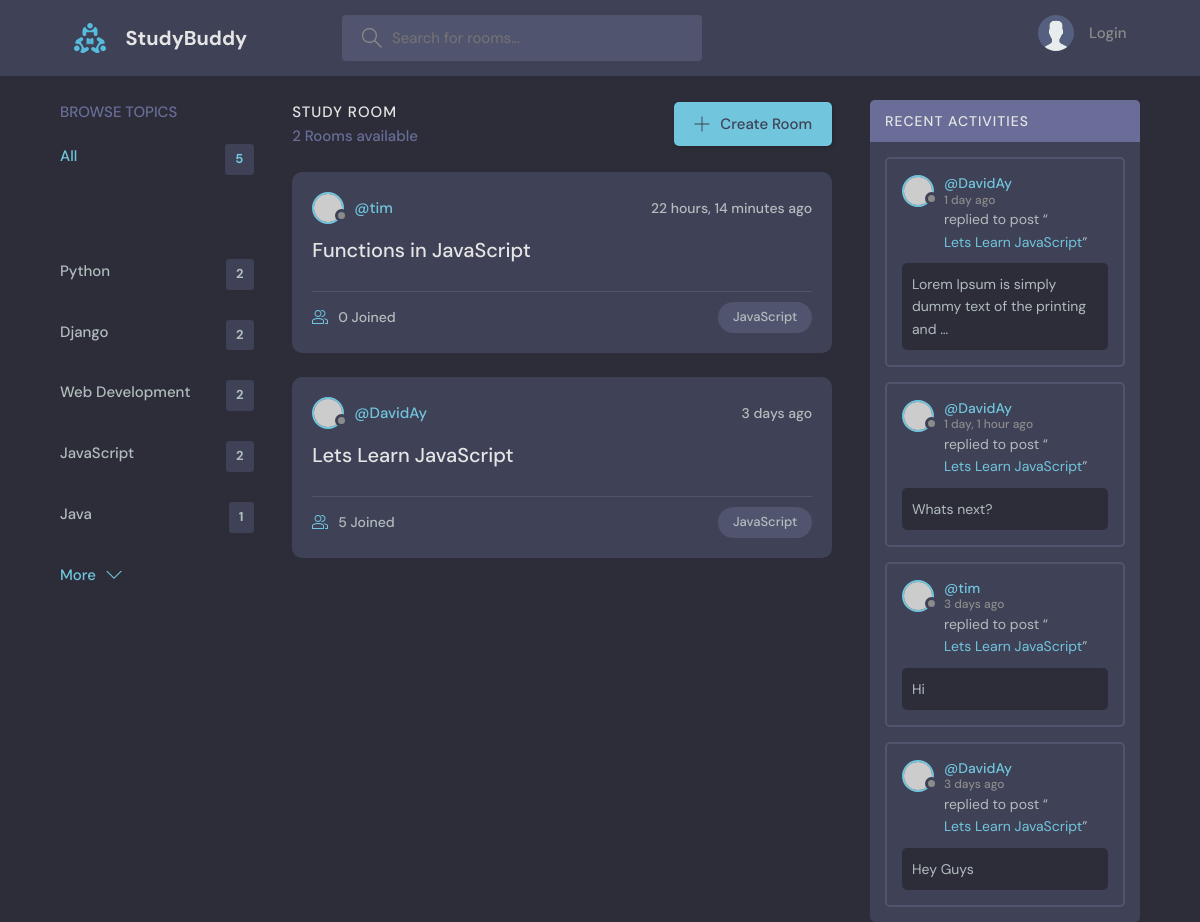
Screenshot of /?q=JavaScript with the database file from the repository.
### base/models.py (models this page shows, shortened)
class Topic(models.Model):
    name = models.CharField(max_length=200)

class Room(models.Model):
    host = models.ForeignKey(User, on_delete=models.SET_NULL, null=True)
    topic = models.ForeignKey(Topic, on_delete=models.SET_NULL, null=True)
    name = models.CharField(max_length=200)
    description = models.TextField(null=True, blank=True)
    participants = models.ManyToManyField(User, related_name='participants', blank=True)
    updated = models.DateTimeField(auto_now=True)
    created=models.DateTimeField(auto_now_add=True)
    class Meta:
        ordering = ['-created', '-updated']
    def __str__(self):
        return self.name

class Message(models.Model):
    user  =  models.ForeignKey(User, on_delete=models.CASCADE)
    room = models.ForeignKey(Room, on_delete=models.CASCADE)
    body = models.TextField()
    updated = models.DateTimeField(auto_now=True)
    created=models.DateTimeField(auto_now_add=True)
    class Meta:
            ordering = ['-created', '-updated']

### base/views.py (the view)
# urls.py: path('', views.home, name='home'),
def home(request):
    q =  request.GET.get('q') if request.GET.get('q') != None else ''
    rooms  = Room.objects.filter(
        Q(topic__name__icontains=q) |
        Q(name__icontains=q) |
        Q(description__icontains=q)
        )
    topics  = Topic.objects.all()[0:5]
    room_count = rooms.count()
    room_messages = Message.objects.filter(Q(room__topic__name__icontains=q))
    context = {'rooms': rooms, 'topics': topics, 'room_count':room_count, 'room_messages':room_messages}
    return render(request, 'base/home.html', context)

### base/templates/base/home.html (shortened to what this page needs)
{% extends 'main.html' %}
{% block content %}
    <main class="layout layout--3">
      <div class="container">
         {% include 'base/topics_component.html' %}
        <div class="roomList">
          <div class="roomList__header">
            <div>
              <h2>Study Room</h2>
              <p>{{room_count}} Rooms available</p>
            </div>
            <a class="btn btn--main" href="{% url 'create-room' %}">
              <svg version="1.1" xmlns="http://www.w3.org/2000/svg" width="32" height="32" viewBox="0 0 32 32">
                <title>add</title>
                <path
                  d="M16.943 0.943h-1.885v14.115h-14.115v1.885h14.115v14.115h1.885v-14.115h14.115v-1.885h-14.115v-14.115z"
                ></path>
              </svg>
              Create Room
            </a>
          </div>
          {% include 'base/feed_component.html' %}
        </div>
        {% include 'base/activity_component.html' %}
      </div>
    </main>
{% endblock content %}

### base/templates/base/topics_component.html (shortened to what this page needs)
<div class="topics">
          <div class="topics__header">
            <h2>Browse Topics</h2>
          </div>
          <ul class="topics__list">
            <li>
              <a href="{% url 'home' %}" class="active">All <span>{{topics.count}}</span>
            </li>
            {% for topic in topics %}
            <li>
              <a href="{% url 'home' %}?q={{topic.name}}">{{topic.name}} <span>{{topic.room_set.all.count}}</span></a>
            </li>
            {% endfor %}
          <a class="btn btn--link" href="{% url 'topics' %}">
            More
            <svg version="1.1" xmlns="http://www.w3.org/2000/svg" width="32" height="32" viewBox="0 0 32 32">
              <title>chevron-down</title>
              <path d="M16 21l-13-13h-3l16 16 16-16h-3l-13 13z"></path>
            </svg>
          </a>
        </div>

### base/templates/base/feed_component.html (shortened to what this page needs)
{% for room in rooms %}
<div class="roomListRoom">
            <div class="roomListRoom__header">
              <a href="{% url 'user-profile' room.host.id %}" class="roomListRoom__author">
                <div class="avatar avatar--small">
                  <img src="https://randomuser.me/api/portraits/women/11.jpg" />
                </div>
                <span>@{{room.host.username}}</span>
              </a>
              <div class="roomListRoom__actions">
                <span>{{room.created|timesince}} ago</span>
              </div>
            </div>
            <div class="roomListRoom__content">
              <a href="{% url 'room' room.id %}">{{room.name}}</a>
            </div>
            <div class="roomListRoom__meta">
              <a href="{% url 'room' room.id %}" class="roomListRoom__joined">
                {{room.participants.all.count}} Joined
              </a>
              <p class="roomListRoom__topic">{{room.topic.name}}</p>
            </div>
</div>
  {% endfor %}

### base/templates/base/activity_component.html (shortened to what this page needs)
 <div class="activities">
          <div class="activities__header">
            <h2>Recent Activities</h2>
          </div>
          {% for message in room_messages %}
          <div class="activities__box">
            <div class="activities__boxHeader roomListRoom__header">
              <a href="{% url 'user-profile' message.user.id %}" class="roomListRoom__author">
                <div class="avatar avatar--small">
                  <img src="https://randomuser.me/api/portraits/women/11.jpg" />
                </div>
                <p>
                  @{{message.user.username}}
                  <span>{{message.created|timesince}} ago</span>
                </p>
              </a>
            </div>
            <div class="activities__boxContent">
              <p>replied to post “<a href="{% url 'room' message.room.id %}">{{message.room}}</a>”</p>
              <div class="activities__boxRoomContent">
                {{message.body|truncatewords:10}}
              </div>
            </div>
          </div>
          {% endfor %}
        </div>

### rows the page displays
Topic: name "Python", room_set.all.count "2"
Topic: name "Django", room_set.all.count "2"
Topic: name "Web Development", room_set.all.count "2"
Topic: name "JavaScript", room_set.all.count "2"
Topic: name "Java", room_set.all.count "1"
Room: host.username "tim", created "22 hours, 14 minutes", name "Functions in JavaScript", participants.all.count "0", topic.name "JavaScript"
Room: host.username "DavidAy", created "3 days", name "Lets Learn JavaScript", participants.all.count "5", topic.name "JavaScript"
Message: user.username "DavidAy", created "1 day", room "Lets Learn JavaScript", body "Lorem Ipsum is simply dummy text of the printing and …"
Message: user.username "DavidAy", created "1 day, 1 hour", room "Lets Learn JavaScript", body "Whats next?"
Message: user.username "tim", created "3 days", room "Lets Learn JavaScript", body "Hi"
Message: user.username "DavidAy", created "3 days", room "Lets Learn JavaScript", body "Hey Guys"

### other values shown
{{ topics.count }} "5"
{{ room_count }} "2"
